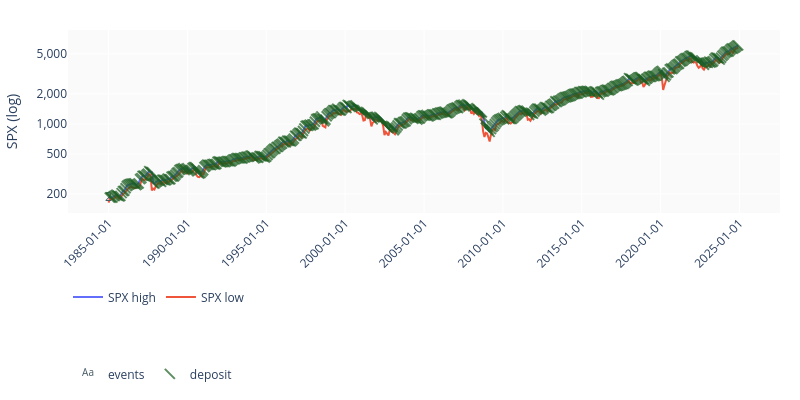

The notebook cell this image was saved under:
### Code cell
TICKER = "SPX"
# One shared price path; journal markers from every experiment in the research
plot_research_price(
    outcomes,
    TICKER,
    bands=("high", "low"),
    journal=[
        #EntryType.DEPOSIT,
        EntryType.ORDER_FILLED,
        EntryType.INTEREST,
        EntryType.ORDER_CANCELLED,
    ],
)

### Figure 1 — Plotly figure (JSON) as saved in the notebook; plotly's stock layout.template omitted (floating-point values rounded to 4 significant figures; data arrays with more than 128 entries replaced by an {"elided": "..."} marker saying what was removed)
{"data": [{"customdata": {"elided": "480 str values"}, "hovertemplate": "<b>SPX high</b><br>high: %{y:,.4f}%{customdata}<extra></extra>", "legend": "legend", "line": {"color": "#636EFA"}, "mode": "lines", "name": "SPX high", "type": "scatter", "x": {"elided": "480 str values"}, "y": {"elided": "480 float values"}}, {"customdata": {"elided": "480 str values"}, "hovertemplate": "<b>SPX low</b><br>low: %{y:,.4f}%{customdata}<extra></extra>", "legend": "legend", "line": {"color": "#EF553B"}, "mode": "lines", "name": "SPX low", "type": "scatter", "x": {"elided": "480 str values"}, "y": {"elided": "480 float values"}}, {"hoverinfo": "skip", "legend": "legend2", "legendgroup": "events", "marker": {"color": "#455a64", "line": {"color": "#000000", "width": 1}, "size": [14], "symbol": "circle"}, "mode": "text", "name": "events", "showlegend": true, "text": ["2"], "textfont": {"color": "#455a64", "size": 12}, "textposition": "middle center", "type": "scatter", "x": ["1985-01-01T00:00:00"], "y": [180.3]}, {"hoverinfo": "skip", "legend": "legend2", "legendgroup": "deposit", "marker": {"color": "#1b5e20", "line": {"color": "#1b5e20", "width": 2}, "size": {"elided": "479 int values"}, "symbol": "line-nw"}, "mode": "markers", "name": "deposit", "showlegend": true, "textfont": {"color": "#1b5e20", "size": 12}, "textposition": "top center", "type": "scatter", "x": {"elided": "479 str values"}, "y": {"elided": "479 float values"}}], "layout": {"height": 400, "hovermode": "x unified", "legend": {"orientation": "h", "x": 0, "y": -0.38, "yanchor": "top"}, "legend2": {"orientation": "h", "x": 0, "y": -0.8, "yanchor": "top"}, "margin": {"b": 140, "l": 60, "r": 20, "t": 30}, "paper_bgcolor": "#ffffff", "plot_bgcolor": "#fafafa", "width": 800, "xaxis": {"tickangle": -45, "tickformat": "%Y-%m-%d", "title": {}}, "yaxis": {"tickformat": ",.0f", "title": {"text": "SPX (log)"}, "type": "log"}}}
